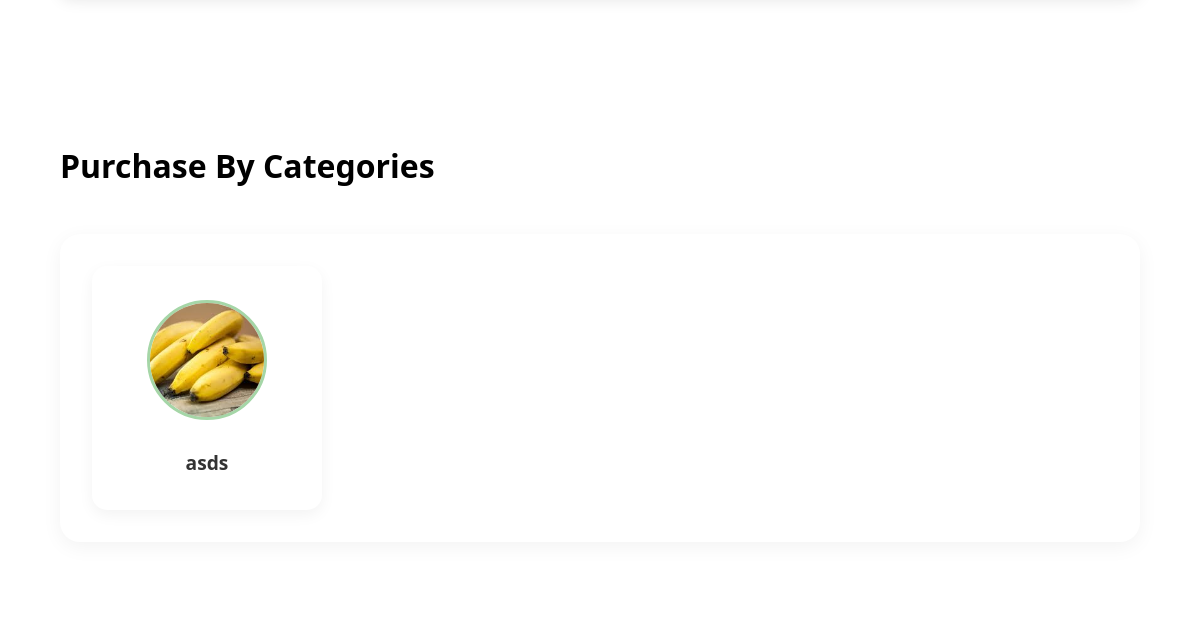
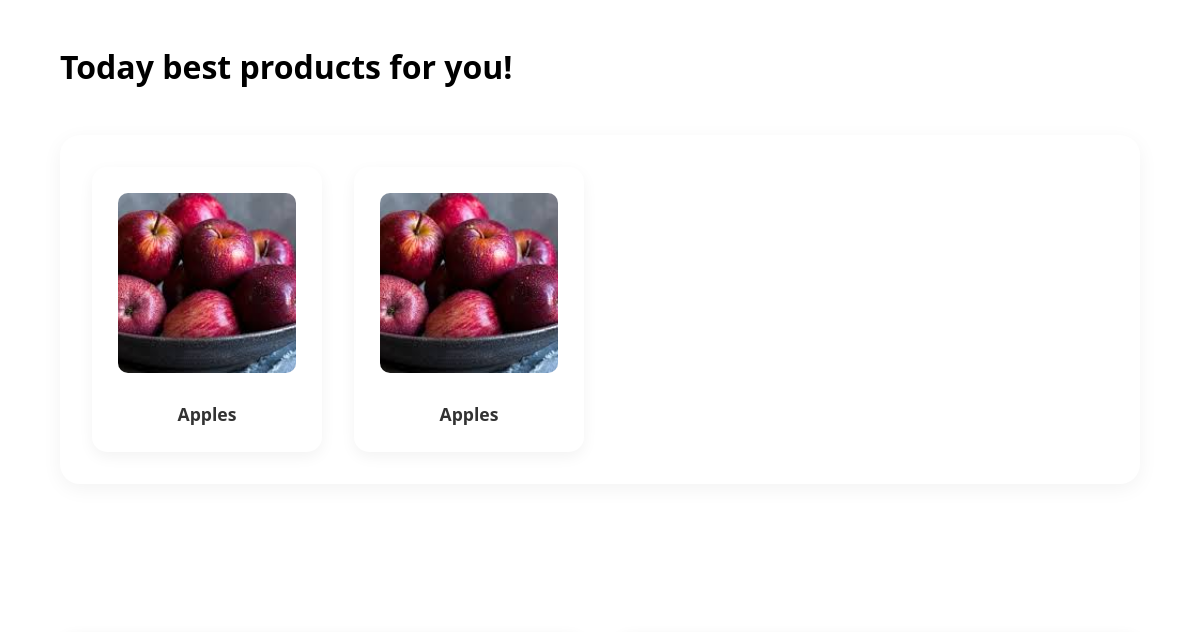
The app's page / (middle part), older data (2 pictures, top to bottom).
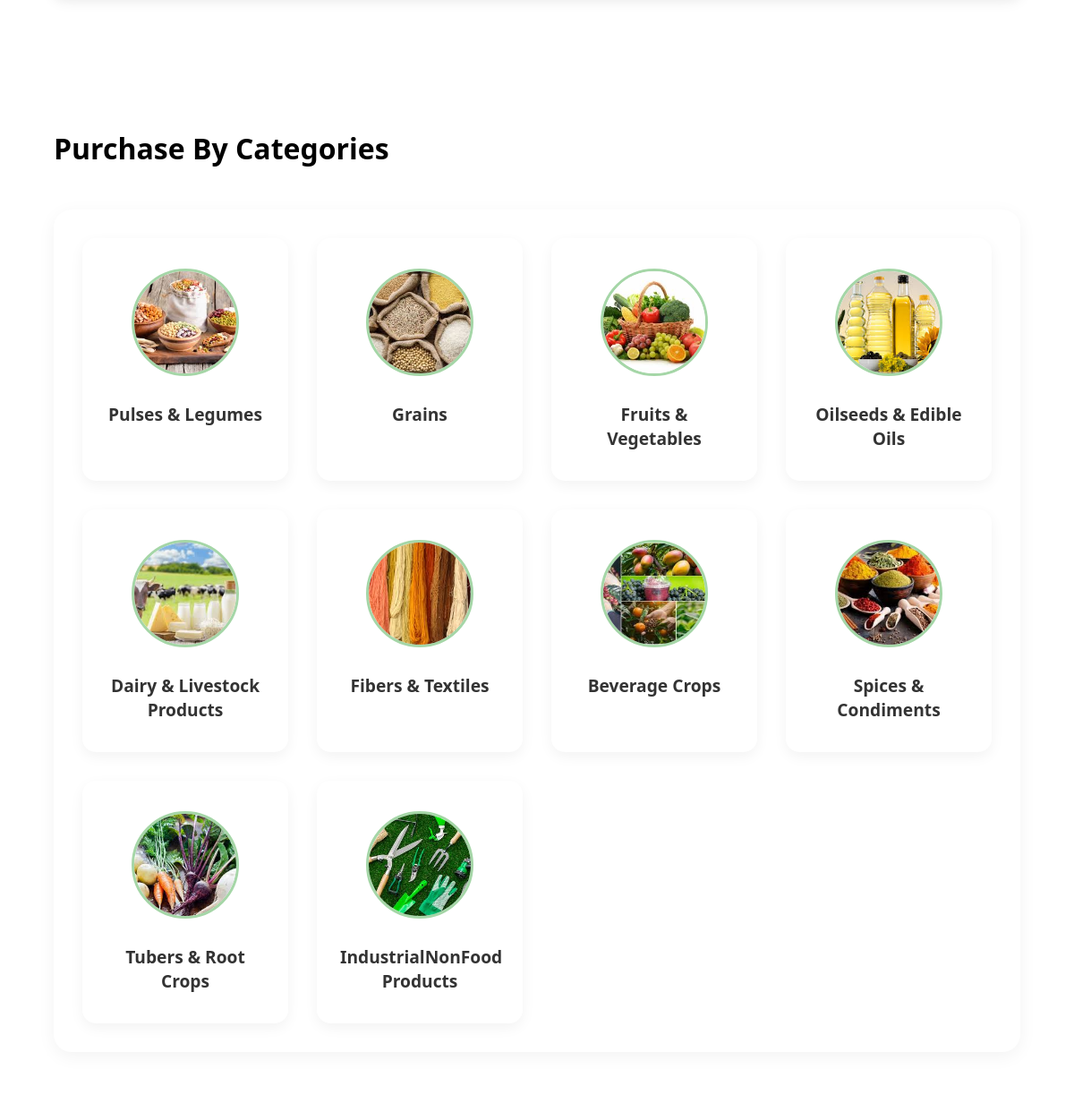
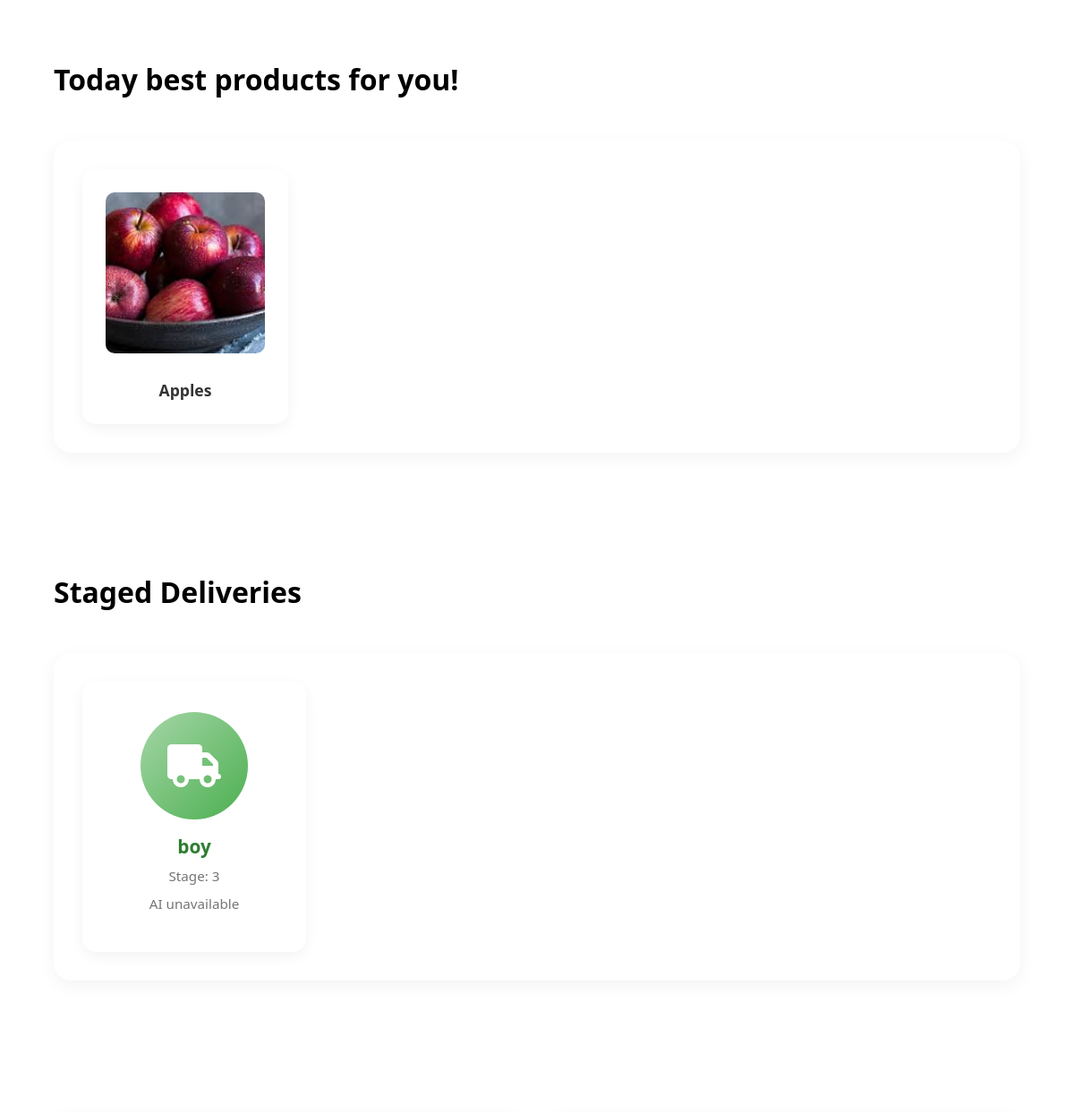
The same page, newer data (2 pictures, top to bottom).
### farmer_app/models.py (models this page shows, shortened)
class Categories(models.Model):
    name = models.CharField(max_length=255)
    image = models.ImageField(upload_to="category_images/", blank=True, null=True)
    excerpt = models.CharField(max_length=500, null=True, blank=True)

class Products(models.Model):
    image = models.ImageField(upload_to="products/", null=True, blank=True)
    farmer = models.ForeignKey(Farmer, on_delete=models.CASCADE)
    name = models.CharField(max_length=120)
    slug = AutoSlugField(populate_from='name', unique=True, always_update=False)
    price = models.DecimalField(
        max_digits=10,
        decimal_places=2,
        validators=[MinValueValidator(Decimal('0.01'))]
    )
    excerpt = models.CharField(max_length=200, null=True, blank=True)
    description = models.TextField()
    harvest_date = models.DateField(default=timezone.now)
    category = models.ForeignKey(Categories, on_delete=models.CASCADE)

class Deliveries(models.Model):
    buyer = models.OneToOneField(Buyer, on_delete=models.CASCADE)
    vehicle = models.OneToOneField(CarDetails, on_delete=models.CASCADE)
    fullname = models.CharField(max_length=255)
    image = models.ImageField(upload_to="delivery_images/", blank=True, null=True)
    STATUS_CHOICES = [
        (1, 'Beginner'),
        (2, 'Intermediate'),
        (3, 'Professional'),
    ]
    working_stage = models.IntegerField(choices=STATUS_CHOICES)
    recommendation = models.TextField()

### farmer_app/views.py (the view, shortened to what this page needs)
# urls.py: path('', views.Index.as_view(), name='home'),
class Index(View):
    API_KEY = os.getenv('OPENROUTER_API_KEY')
    ai_model = "llama3"
    template_name = "home.html"
    def get(self, request):
        return render(request, self.template_name, {
            'categories': Categories.objects.all(),
            'deliveries': Deliveries.objects.filter(working_stage__gte=3),
            'popular_products': Products.objects.all().order_by('-id')[:8],
            'cheap_products': Products.objects.filter(price__lt=Decimal('5000.00'))[:8],
            'ai_response': None,
        })

### farmer_app/templates/home.html (shortened to what this page needs)
{% extends "base.html" %}
{% load static %}
{% block extra_css %}
<link rel="stylesheet" href="{% static 'css/home.css' %}">
{% endblock %}
{% block content %}
    <br><br><br>
    <h1>Purchase By Categories</h1>
    <div class="categories">
        {% for category in categories %}
            <a href="{% url 'category' category.id %}" class="category">
                {% if category.image %}
                    <img src="{{ category.image.url }}" alt="{{ category.name }}">
                {% else %}
                    <div class="image-placeholder">
                        <i class="fas fa-seedling"></i>
                    </div>
                {% endif %}
                <span>{{ category.name }}</span>
            </a>
        {% empty %}
        <p class="no-categories">No categories available yet.</p>
        {% endfor %}
    </div><br>
    <h1>Today best products for you!</h1>
    <div class="popular-products">
        {% for product in cheap_products %}
            <a href="{% url 'product-details' product.slug %}" class="product">
                {% if product.image %}
                    <img src="{{ product.image.url }}" alt="{{ product.name }}">
                {% else %}
                    <div class="image-placeholder">
                        <i class="fas fa-seedling"></i>
                    </div>
                {% endif %}
                <span>{{ product.name }}</span>
            </a>
        {% empty %}
            <p class="no-products">No products available yet.</p>
        {% endfor %}
    </div><br>
    {% if deliveries %}
    <h1>Staged Deliveries</h1>
    <div class="deliveries-slider">
            <div class="deliveries">
                {% for delivery in deliveries %}
                <div class="delivery-item">
                    {% if delivery.image %}
                        <img src="{{ delivery.image.url }}" alt="{{ delivery.fullname }}">
                    {% else %}
                        <div class="image-placeholder">
                            <i class="fas fa-truck"></i>
                        </div>
                    {% endif %}
                    <span>{{ delivery.fullname }}</span>
                    <p>Stage: {{ delivery.working_stage }}</p>
                    <p>{{ delivery.recommendation|truncatewords:10 }}</p>
                </div>
                {% endfor %}
            </div>
    </div>
    <br>
    {% endif %}
{% endblock %}

### farmer_app/templates/base.html (shortened to what this page needs)
{% load static %}
<!DOCTYPE html>
<html lang="en">
<head>
    <link rel="stylesheet" href="{% static 'css/base.css' %}">
    <link rel="stylesheet" href="https://cdnjs.cloudflare.com/ajax/libs/font-awesome/6.0.0/css/all.min.css">
    {% block extra_css %}{% endblock %}
</head>
<body>
    <main>
        {% block content %}{% endblock %}
    </main>
</body>
</html>

### farmer_app/static/css/base.css (style rules this page uses)
* { margin: 0; padding: 0; box-sizing: border-box; font-family: 'Segoe UI', Tahoma, Geneva, Verdana, sans-serif; }
body { background-color: #ffffff; color: #333; min-height: 100vh; display: flex; flex-direction: column; }
main { flex: 1; padding: 2rem 5%; max-width: 1400px; margin: 0 auto; width: 100%; }
main > * { animation: fadeIn 0.5s ease-out; }

### farmer_app/static/css/home.css (style rules this page uses)
:root { --primary-green: #2e7d32; --light-green: #4caf50; --lighter-green: #a5d6a7; --white: #ffffff; --light-gray: #f5f5f5; --gray: #757575; --dark: #333333; }
h1 { color: black; margin: 3rem 0 2rem; font-size: 2rem; text-align: left; position: relative; padding-bottom: 15px; width: 100%; }
.categories { display: grid; grid-template-columns: repeat(auto-fill, minmax(200px, 1fr)); gap: 2rem; margin-bottom: 4rem; background-color: var(--white); padding: 2rem; border-radius: 20px; box-shadow: 0 5px 20px rgba(0, 0, 0, 0.05); }
.category { background: var(--white); border-radius: 15px; padding: 2rem 1.5rem; text-align: center; text-decoration: none; color: var(--dark); transition: all 0.3s ease; border: 2px solid transparent; position: relative; overflow: hidden; box-shadow: 0 5px 15px rgba(0, 0, 0, 0.05); }
.category::before { content: '🍃'; position: absolute; top: -30px; left: -30px; font-size: 4rem; opacity: 0; transform: scale(0.5); transition: all 0.5s ease; z-index: 1; }
.category img { width: 120px; height: 120px; object-fit: cover; border-radius: 50%; margin-bottom: 1rem; border: 3px solid var(--lighter-green); transition: all 0.3s ease; position: relative; z-index: 2; }
.image-placeholder { width: 120px; height: 120px; background: linear-gradient(135deg, var(--lighter-green), var(--light-green)); border-radius: 50%; margin: 0 auto 1rem; display: flex; align-items: center; justify-content: center; position: relative; z-index: 2; }
.image-placeholder i { color: var(--white); font-size: 3rem; }
.category span { font-size: 1.2rem; font-weight: 600; display: block; margin-top: 0.5rem; position: relative; z-index: 2; }
.popular-products { display: grid; grid-template-columns: repeat(auto-fill, minmax(220px, 1fr)); gap: 2rem; margin-bottom: 4rem; background-color: var(--white); padding: 2rem; border-radius: 20px; box-shadow: 0 5px 20px rgba(0, 0, 0, 0.05); }
.product { background: var(--white); border-radius: 15px; padding: 1.5rem; text-align: center; text-decoration: none; color: var(--dark); transition: all 0.3s ease; border: 2px solid transparent; position: relative; overflow: hidden; box-shadow: 0 5px 15px rgba(0, 0, 0, 0.05); }
.product::after { content: '→'; position: absolute; right: -30px; top: 50%; transform: translateY(-50%); font-size: 2rem; color: var(--primary-green); opacity: 0; transition: all 0.3s ease; }
.product img { width: 100%; height: 180px; object-fit: cover; border-radius: 10px; margin-bottom: 1rem; transition: all 0.3s ease; }
.product span { font-size: 1.1rem; font-weight: 600; display: block; margin-top: 0.5rem; }
.deliveries-slider { position: relative; overflow: hidden; margin-bottom: 4rem; background-color: var(--white); padding: 2rem; border-radius: 20px; box-shadow: 0 5px 20px rgba(0,0,0,0.05); }
.deliveries { display: flex; gap: 2rem; width: max-content; animation: deliveriesSlide 35s linear infinite; }
.delivery-item { min-width: 250px; max-width: 250px; background: var(--white); border-radius: 15px; padding: 2rem; text-align: center; position: relative; overflow: hidden; border: 2px solid transparent; transition: all 0.3s ease; box-shadow: 0 5px 15px rgba(0,0,0,0.05); }
.delivery-item span { font-size: 1.3rem; font-weight: 600; color: var(--primary-green); display: block; margin: 0.5rem 0; }
.delivery-item p { color: var(--gray); margin: 0.5rem 0; font-size: 0.95rem; line-height: 1.5; }
.category, .product, .delivery-item { animation: fadeInUp 0.5s ease-out; }
.category:nth-child(1) { animation-delay: 0.1s; }
.category:nth-child(2) { animation-delay: 0.2s; }
.category:nth-child(3) { animation-delay: 0.3s; }
.category:nth-child(4) { animation-delay: 0.4s; }
.product:nth-child(1) { animation-delay: 0.2s; }
.delivery-item:nth-child(1) { animation-delay: 0.3s; }

Row changes from the older to the newer data that the page shows:
removed Categories: image (picture), name "asds"
removed Products: image (picture), name "Apples"
added Categories: image (picture), name "Pulses & Legumes"
added Categories: image (picture), name "Grains"
added Categories: image (picture), name "Fruits & Vegetables"
added Categories: image (picture), name "Oilseeds & Edible Oils"
added Categories: image (picture), name "Dairy & Livestock Products"
added Categories: image (picture), name "Fibers & Textiles"
added Categories: image (picture), name "Beverage Crops"
added Categories: image (picture), name "Spices & Condiments"
added Categories: image (picture), name "Tubers & Root Crops"
added Categories: image (picture), name "IndustrialNonFood Products"
added Deliveries: fullname "boy", working_stage "3", recommendation "AI unavailable"
Text that changed along with them:
text now shown: "Staged Deliveries"
